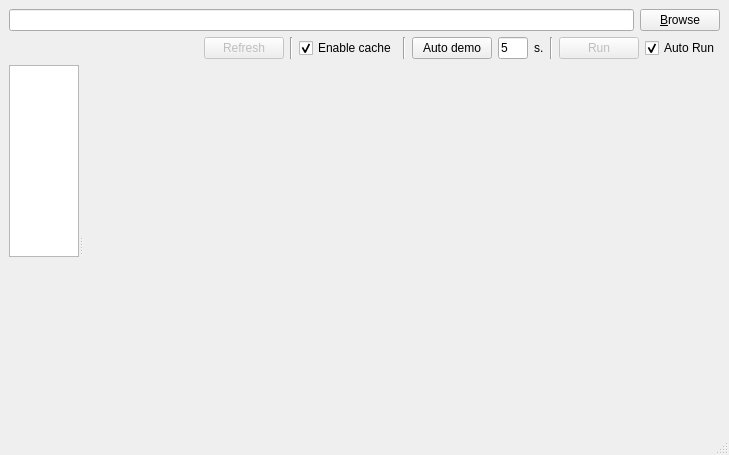
<ui version="4.0" >
 <class>MainWindow</class>
 <widget class="QMainWindow" name="MainWindow" >
  <property name="geometry" >
   <rect>
    <x>0</x>
    <y>0</y>
    <width>729</width>
    <height>455</height>
   </rect>
  </property>
  <property name="windowTitle" >
   <string/>
  </property>
  <property name="dockOptions" >
   <set>QMainWindow::AllowNestedDocks|QMainWindow::AllowTabbedDocks|QMainWindow::AnimatedDocks</set>
  </property>
  <property name="unifiedTitleAndToolBarOnMac" >
   <bool>false</bool>
  </property>
  <widget class="QWidget" name="centralwidget" >
   <layout class="QGridLayout" name="gridLayout_3" >
    <item row="0" column="0" >
     <layout class="QVBoxLayout" name="verticalLayout" >
      <item>
       <layout class="QGridLayout" name="gridLayout" >
        <item row="0" column="0" >
         <widget class="QLineEdit" name="filepath" />
        </item>
        <item row="0" column="1" >
         <widget class="QPushButton" name="browseBtn" >
          <property name="text" >
           <string>&amp;Browse</string>
          </property>
          <property name="icon" >
           <iconset resource="../demo.qrc" >
            <normaloff>:/icons/document-open.png</normaloff>:/icons/document-open.png</iconset>
          </property>
          <property name="shortcut" >
           <string>Ctrl+B</string>
          </property>
         </widget>
        </item>
       </layout>
      </item>
      <item>
       <layout class="QHBoxLayout" name="horizontalLayout" >
        <property name="bottomMargin" >
         <number>0</number>
        </property>
        <item>
         <spacer name="horizontalSpacer_2" >
          <property name="orientation" >
           <enum>Qt::Horizontal</enum>
          </property>
          <property name="sizeHint" stdset="0" >
           <size>
            <width>40</width>
            <height>20</height>
           </size>
          </property>
         </spacer>
        </item>
        <item>
         <widget class="QPushButton" name="displayBtn" >
          <property name="enabled" >
           <bool>false</bool>
          </property>
          <property name="text" >
           <string>Refresh</string>
          </property>
          <property name="icon" >
           <iconset resource="../demo.qrc" >
            <normaloff>:/icons/view-refresh.png</normaloff>:/icons/view-refresh.png</iconset>
          </property>
         </widget>
        </item>
        <item>
         <widget class="Line" name="line_2" >
          <property name="orientation" >
           <enum>Qt::Vertical</enum>
          </property>
         </widget>
        </item>
        <item>
         <widget class="QCheckBox" name="useCache" >
          <property name="text" >
           <string>Enable cache</string>
          </property>
          <property name="checked" >
           <bool>true</bool>
          </property>
         </widget>
        </item>
        <item>
         <widget class="Line" name="line" >
          <property name="orientation" >
           <enum>Qt::Vertical</enum>
          </property>
         </widget>
        </item>
        <item>
         <widget class="QPushButton" name="autoDemo" >
          <property name="text" >
           <string>Auto demo</string>
          </property>
          <property name="shortcut" >
           <string>Ctrl+D</string>
          </property>
          <property name="checkable" >
           <bool>true</bool>
          </property>
         </widget>
        </item>
        <item>
         <widget class="QLineEdit" name="timeoutDelay" >
          <property name="maximumSize" >
           <size>
            <width>30</width>
            <height>16777215</height>
           </size>
          </property>
          <property name="inputMask" >
           <string/>
          </property>
          <property name="text" >
           <string>5</string>
          </property>
         </widget>
        </item>
        <item>
         <widget class="QLabel" name="label" >
          <property name="text" >
           <string>s.</string>
          </property>
         </widget>
        </item>
        <item>
         <widget class="Line" name="line_3" >
          <property name="orientation" >
           <enum>Qt::Vertical</enum>
          </property>
         </widget>
        </item>
        <item>
         <widget class="QPushButton" name="runBtn" >
          <property name="enabled" >
           <bool>false</bool>
          </property>
          <property name="text" >
           <string>Run</string>
          </property>
          <property name="icon" >
           <iconset resource="../demo.qrc" >
            <normaloff>:/icons/go-next.png</normaloff>:/icons/go-next.png</iconset>
          </property>
         </widget>
        </item>
        <item>
         <widget class="QCheckBox" name="autoRun" >
          <property name="text" >
           <string>Auto Run</string>
          </property>
          <property name="checked" >
           <bool>true</bool>
          </property>
         </widget>
        </item>
       </layout>
      </item>
     </layout>
    </item>
    <item row="1" column="0" >
     <widget class="QSplitter" name="splitter" >
      <property name="sizePolicy" >
       <sizepolicy vsizetype="Expanding" hsizetype="Expanding" >
        <horstretch>0</horstretch>
        <verstretch>0</verstretch>
       </sizepolicy>
      </property>
      <property name="orientation" >
       <enum>Qt::Horizontal</enum>
      </property>
      <widget class="QWidget" name="" >
       <layout class="QVBoxLayout" name="verticalLayout_2" >
        <property name="sizeConstraint" >
         <enum>QLayout::SetMaximumSize</enum>
        </property>
        <item>
         <widget class="QListWidget" name="listWidget" >
          <property name="sizePolicy" >
           <sizepolicy vsizetype="Expanding" hsizetype="Maximum" >
            <horstretch>0</horstretch>
            <verstretch>0</verstretch>
           </sizepolicy>
          </property>
         </widget>
        </item>
        <item>
         <widget class="QFrame" name="frame" >
          <property name="sizePolicy" >
           <sizepolicy vsizetype="Expanding" hsizetype="Maximum" >
            <horstretch>0</horstretch>
            <verstretch>0</verstretch>
           </sizepolicy>
          </property>
          <property name="frameShape" >
           <enum>QFrame::StyledPanel</enum>
          </property>
          <property name="frameShadow" >
           <enum>QFrame::Raised</enum>
          </property>
         </widget>
        </item>
        <item>
         <widget class="QFrame" name="imginfo" >
          <property name="sizePolicy" >
           <sizepolicy vsizetype="Expanding" hsizetype="Maximum" >
            <horstretch>0</horstretch>
            <verstretch>0</verstretch>
           </sizepolicy>
          </property>
          <property name="frameShape" >
           <enum>QFrame::StyledPanel</enum>
          </property>
          <property name="frameShadow" >
           <enum>QFrame::Raised</enum>
          </property>
         </widget>
        </item>
       </layout>
      </widget>
      <widget class="QWidget" name="" >
       <layout class="QGridLayout" name="gridLayout_2" >
        <property name="sizeConstraint" >
         <enum>QLayout::SetNoConstraint</enum>
        </property>
       </layout>
      </widget>
     </widget>
    </item>
   </layout>
  </widget>
  <widget class="QMenuBar" name="menubar" >
   <property name="geometry" >
    <rect>
     <x>0</x>
     <y>0</y>
     <width>729</width>
     <height>31</height>
    </rect>
   </property>
  </widget>
  <widget class="QStatusBar" name="statusbar" />
 </widget>
 <resources>
  <include location="../demo.qrc" />
 </resources>
 <connections>
  <connection>
   <sender>filepath</sender>
   <signal>returnPressed()</signal>
   <receiver>displayBtn</receiver>
   <slot>click()</slot>
   <hints>
    <hint type="sourcelabel" >
     <x>213</x>
     <y>62</y>
    </hint>
    <hint type="destinationlabel" >
     <x>564</x>
     <y>64</y>
    </hint>
   </hints>
  </connection>
 </connections>
</ui>
